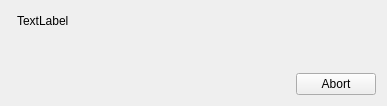
<?xml version="1.0" encoding="UTF-8"?>
<ui version="4.0">
 <class>MainMenu::CDlgWaitingBase</class>
 <widget class="QWidget" name="MainMenu::CDlgWaitingBase">
  <property name="geometry">
   <rect>
    <x>0</x>
    <y>0</y>
    <width>387</width>
    <height>106</height>
   </rect>
  </property>
  <property name="windowTitle">
   <string>Form</string>
  </property>
  <layout class="QGridLayout" name="gridLayout">
   <item row="3" column="1">
    <spacer name="verticalSpacer_2">
     <property name="orientation">
      <enum>Qt::Vertical</enum>
     </property>
     <property name="sizeHint" stdset="0">
      <size>
       <width>20</width>
       <height>40</height>
      </size>
     </property>
    </spacer>
   </item>
   <item row="2" column="1" colspan="3">
    <layout class="QHBoxLayout" name="layoutContent"/>
   </item>
   <item row="1" column="1" colspan="3">
    <layout class="QHBoxLayout" name="horizontalLayout">
     <item>
      <widget class="MainMenu::CWaitIndicator" name="widget" native="true">
       <zorder>contentLabel</zorder>
       <zorder>horizontalSpacer</zorder>
      </widget>
     </item>
     <item>
      <widget class="QLabel" name="contentLabel">
       <property name="text">
        <string>TextLabel</string>
       </property>
      </widget>
     </item>
     <item>
      <spacer name="horizontalSpacer_2">
       <property name="orientation">
        <enum>Qt::Horizontal</enum>
       </property>
       <property name="sizeHint" stdset="0">
        <size>
         <width>2</width>
         <height>20</height>
        </size>
       </property>
      </spacer>
     </item>
    </layout>
   </item>
   <item row="4" column="3">
    <widget class="QPushButton" name="abortButton">
     <property name="focusPolicy">
      <enum>Qt::NoFocus</enum>
     </property>
     <property name="text">
      <string>Abort</string>
     </property>
    </widget>
   </item>
   <item row="4" column="1">
    <spacer name="horizontalSpacer_3">
     <property name="orientation">
      <enum>Qt::Horizontal</enum>
     </property>
     <property name="sizeHint" stdset="0">
      <size>
       <width>40</width>
       <height>20</height>
      </size>
     </property>
    </spacer>
   </item>
  </layout>
 </widget>
 <customwidgets>
  <customwidget>
   <class>MainMenu::CWaitIndicator</class>
   <extends>QWidget</extends>
   <header>MainMenu/Include/WaitIndicator.h</header>
   <container>1</container>
  </customwidget>
 </customwidgets>
 <resources/>
 <connections/>
</ui>
